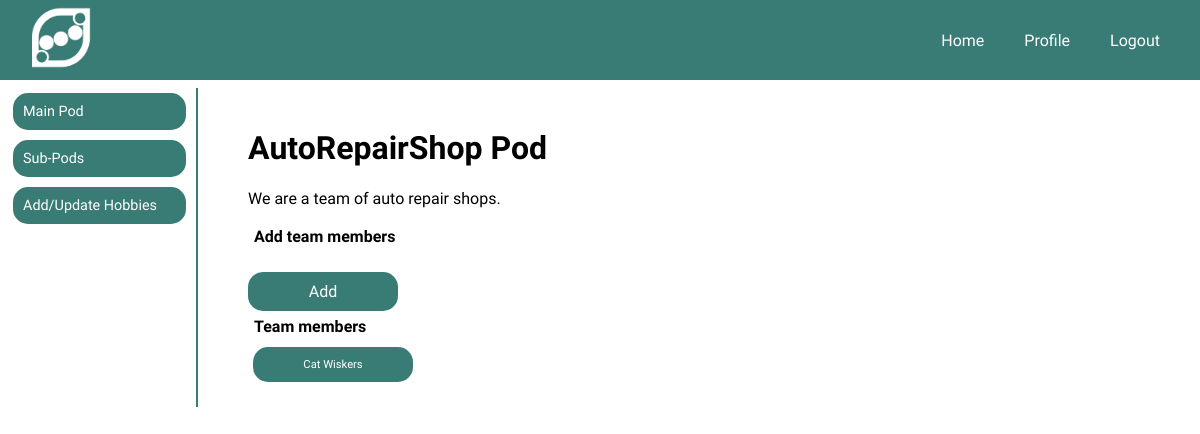
The app's page /pods/manage (signed in), older data.
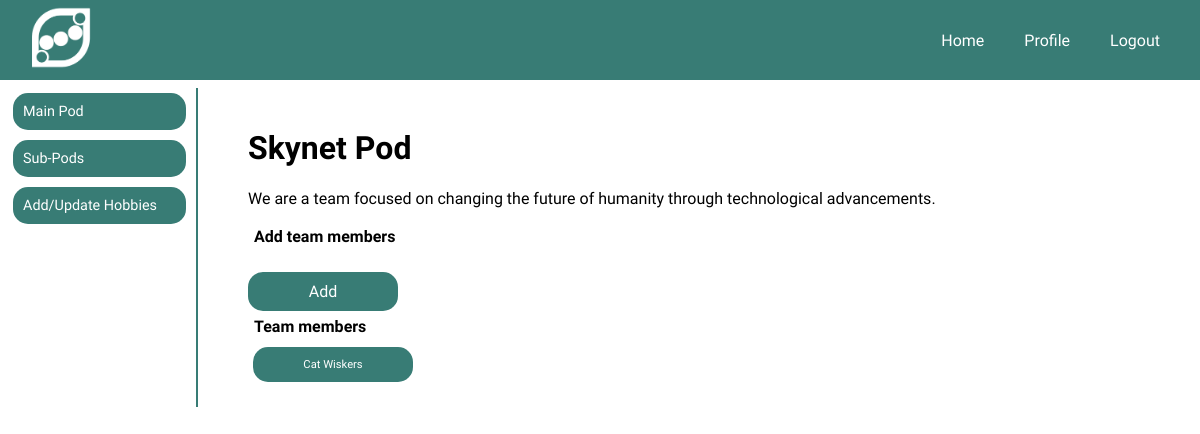
The same page, newer data.
### models.py (models this page shows)
class Pod(db.Model):
    __tablename__ = 'pods'
    id = db.Column(db.Integer, primary_key=True, autoincrement=True)
    name = db.Column(db.String(30), unique=True, nullable=False)
    description = db.Column(db.Text)
    messages = db.relationship('Message', secondary='pod_messages', backref='pod')

### app.py (the view)
@app.route('/pods/manage')
def manage_pod():
    user, pod, pod_member = is_pod_member()
    if not g.user and not pod_member.owner:
        flash("Access unauthorized.", "error")
        return redirect("/")
    pod_team_members = PodUser.query.filter(PodUser.pod_id==pod_member.pod_id).all()
    team_members = [User.query.get(member.user_id) for member in pod_team_members]
    return render_template('/pods/manage_pod.html', pod=pod, pod_member=pod_member, members=team_members)

### app.py (called while the page is built)
def is_pod_member():
    if g.user:
        user = User.query.get(int(session[CURRENT_USER]))
        empty_tupple = (None,None,None)
        if user:
            main_pod = user.pods
            if main_pod:
                main_pod = user.pods[0]
                pod_member = PodUser.query.filter(PodUser.pod_id==main_pod.id, PodUser.user_id==user.id).first()
                if pod_member:
                    return user, main_pod, pod_member
                else:
                    return empty_tupple
            else:
                return empty_tupple

@app.before_request
def add_user_to_g():
    if CURRENT_USER in session:
        g.user = User.query.get(session[CURRENT_USER])
    else:
        g.user = None

### templates/pods/manage_pod.html (shortened to what this page needs)
{% extends '/users/user_menu.html' %}
{% block dashboard %}
<h1 class="main_title">{{ pod.name }} Pod</h1>
<p class="sub_title">{{ pod.description }}</p>
<div>
    <h4 class="low_margin_title">Add team members</h4>
</div>
<a href='/pods/add_members'>
    <div type="button" class="button-primary">Add</div>
</a>
<div>
    <h4 class="low_margin_title">Team members</h4>
    {% for member in members %}
    <div class='pod_thumbnail'>
        <p class="pod_thumbnail_text">
            {{ member.first_name }} {{ member.last_name }}
        </p>
    </div>
    {% endfor %}
</div>
{% endblock %}

Row changes from the older to the newer data that the page shows:
changed Pod: name "AutoRepairShop" → "Skynet"; description "We are a team of auto repair shops." → "We are a team focused on changing the future of humanity through technological advancements."
